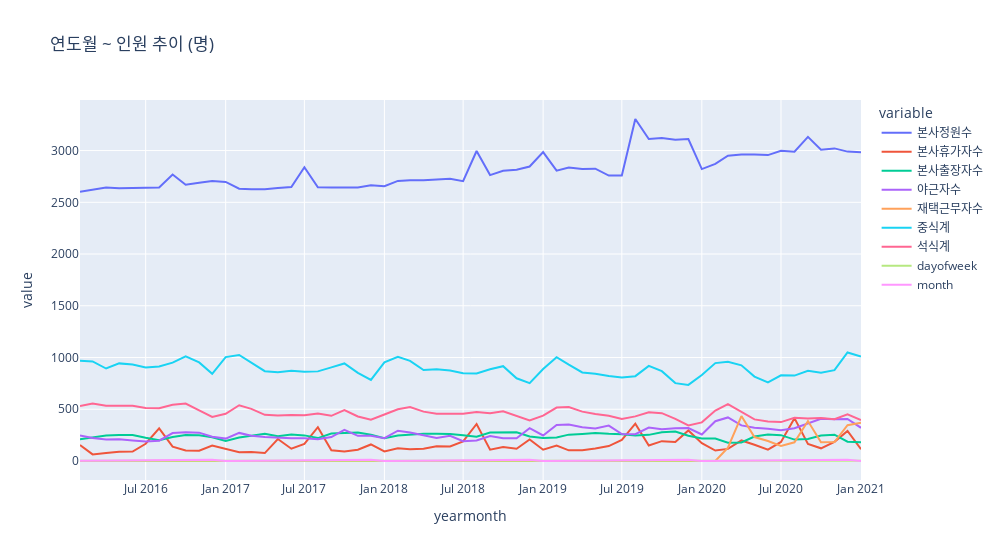

Here is the notebook cell this chart was saved with:
### Markdown cell above
#### 인원 추이
휴가, 출장, 야근, 재택근무

### Code cell
train_YM = train.groupby('yearmonth').mean(numeric_only=True)
fig = px.line(train_YM.iloc[:, :-5], width=1000, title="연도월 ~ 인원 추이 (명)")
fig.show()
